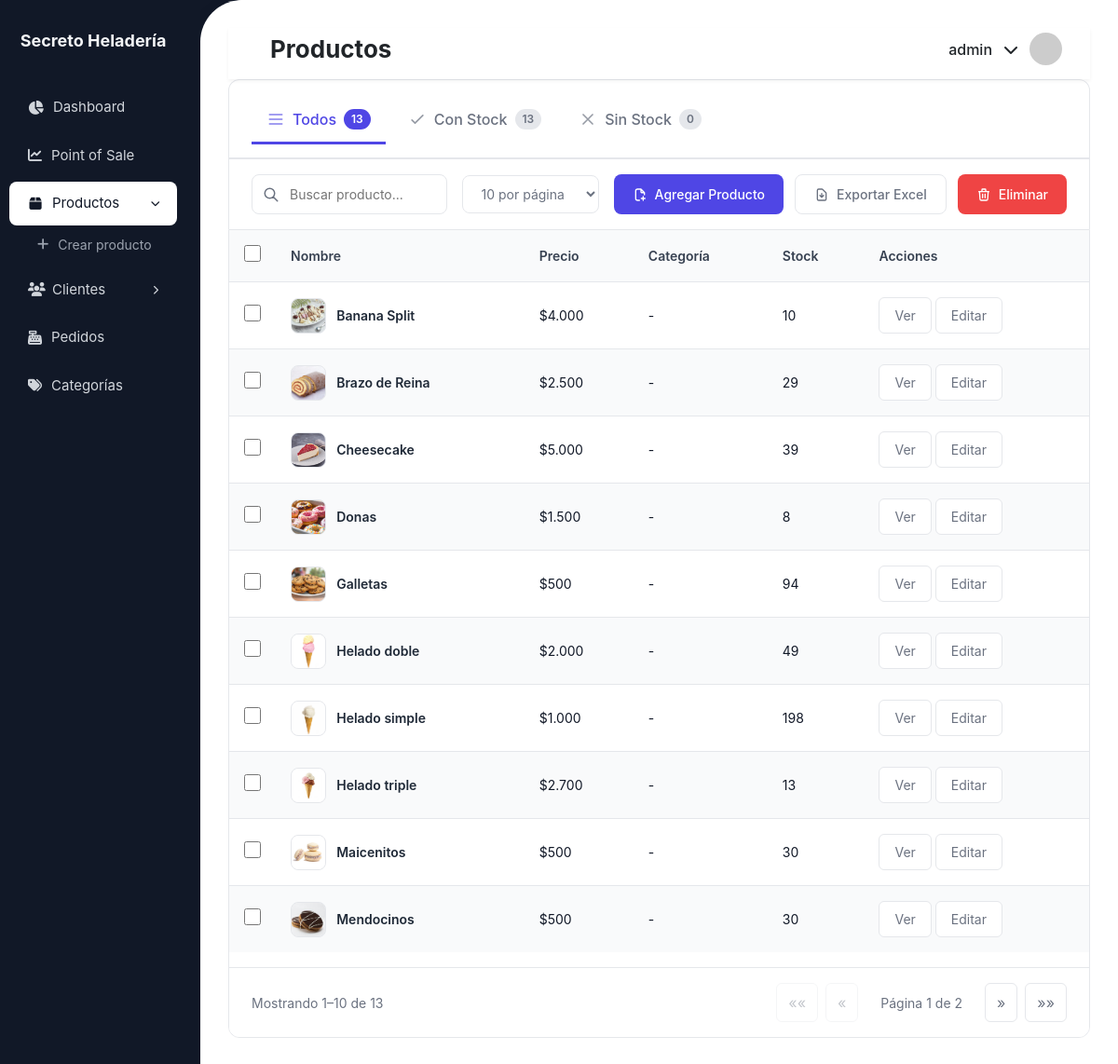
Before: /heladeria/productos/ (signed in) with the older database file.
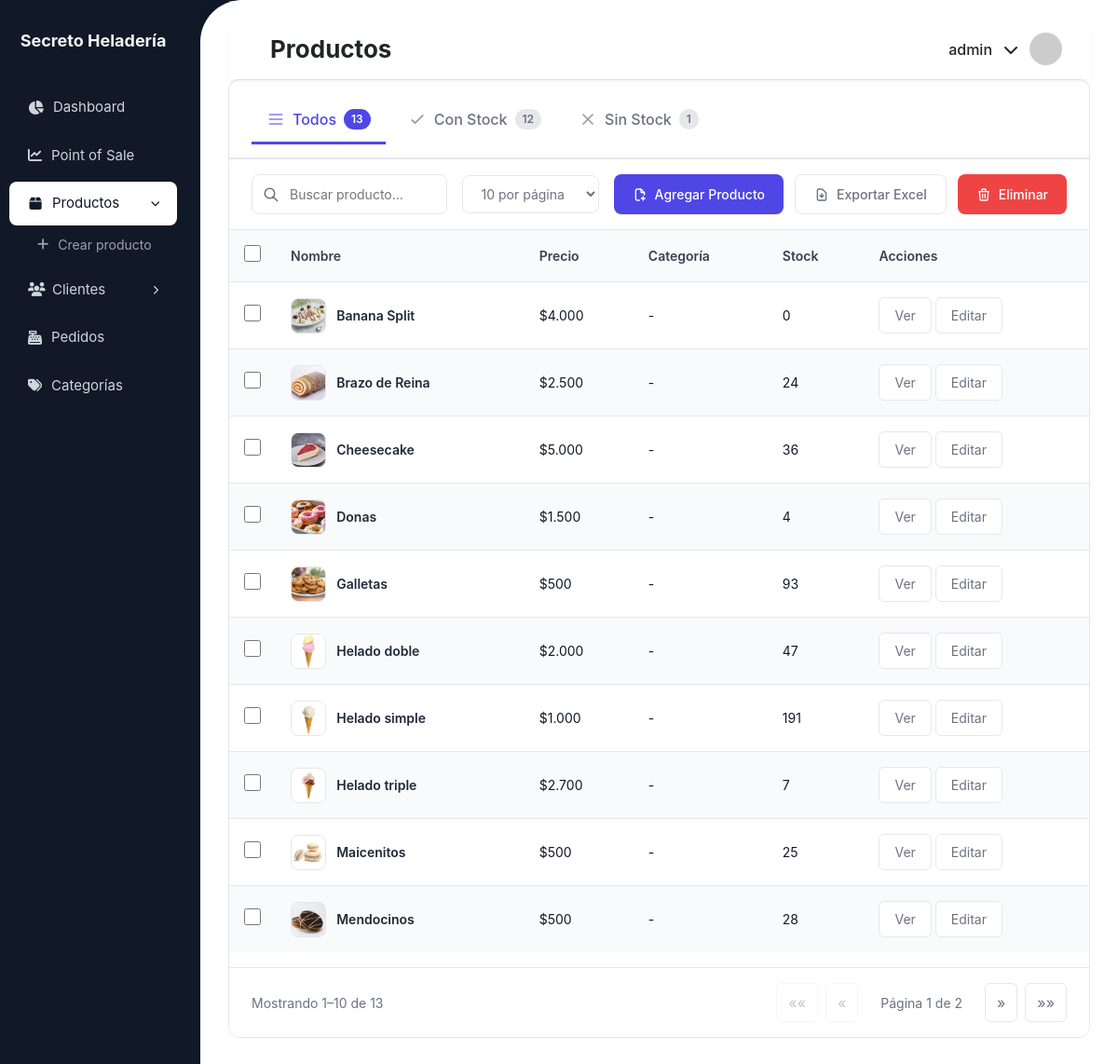
After: the same page with the newer database file.
### heladeria/models.py (models this page shows, shortened)
class BaseModel(models.Model):
    STATE_CHOICES = [
        ("ACTIVE", "Active"),
        ("INACTIVE", "Inactive"),
    ]
    state = models.CharField(max_length=10, choices=STATE_CHOICES, default="ACTIVE")
    created_at = models.DateTimeField(auto_now_add=True)
    updated_at = models.DateTimeField(auto_now=True)
    deleted_at = models.DateTimeField(null=True, blank=True)
    class Meta:
        abstract = True

class Producto(BaseModel):
    nombre = models.CharField(max_length=100)
    descripcion = models.TextField(blank=True, null=True)
    precio = models.DecimalField(max_digits=10, decimal_places=0)
    precio_compra = models.DecimalField(max_digits=10, decimal_places=0, default=0)
    stock = models.PositiveIntegerField(default=0)
    imagen = models.ImageField(upload_to='productos/', blank=True, null=True)
    categoria = models.ForeignKey(
        Categoria,
        on_delete=models.SET_NULL,
        null=True,
        blank=True,
        related_name='productos'
    )
    class Meta:
        db_table = 'devices_producto'

### heladeria/decorators.py (the view)
        def _wrapped_view(request, *args, **kwargs):
            if request.user.is_authenticated:
                if request.user.groups.filter(name__in=grupos).exists():
                    return view_func(request, *args, **kwargs)
            raise PermissionDenied

### heladeria/templatetags/formatos.py (called while the page is built)
@register.filter
def precio_cl(value):
    try:
        value = int(float(value))
        return f"{value:,}".replace(",", ".")
    except:
        return value

### heladeria/templatetags/permisos_extras.py (called while the page is built)
@register.filter(name='tiene_grupo')
def tiene_grupo(user, nombre_grupo):
    return user.groups.filter(name=nombre_grupo).exists()

### productos/templates/productos/lista_productos.html (shortened to what the changed rows need)
{% extends "heladeria/base_generic.html" %}
{% load static %}
{% load formatos %}
{% load permisos_extras %}
{% block extra_css %}
<link rel="stylesheet" href="{% static 'productos/css/lista_productos.css' %}">
{% endblock %}
{% block page_title %}Productos{% endblock %}
{% block content %}
<div class="productos-container">
    <div class="products-header">
        <div class="products-tabs">
            <button
    class="tab-item {% if stock == '1' %}active{% endif %}"
    data-stock="1"
    onclick="cambiarStockTab(this)"
>
                <svg class="tab-icon" fill="none" stroke="currentColor" viewBox="0 0 24 24">
                    <path stroke-linecap="round" stroke-linejoin="round" stroke-width="2"
                        d="M5 13l4 4L19 7"/>
                </svg>
                Con Stock
                <span class="tab-count">{{ productos_con_stock|default:0 }}</span>
            </button>
            <button
    class="tab-item {% if stock == '0' %}active{% endif %}"
    data-stock="0"
    onclick="cambiarStockTab(this)"
>
                <svg class="tab-icon" fill="none" stroke="currentColor" viewBox="0 0 24 24">
                    <path stroke-linecap="round" stroke-linejoin="round" stroke-width="2"
                        d="M6 18L18 6M6 6l12 12"/>
                </svg>
                Sin Stock
                <span class="tab-count">{{ productos_sin_stock|default:0 }}</span>
            </button>
        </div>
    </div>
    <div id="tablaContainer">
        {% include "productos/_tabla_productos.html" %}
      </div>
</div>
{% endblock %}

### productos/templates/productos/_tabla_productos.html
{% load static %}
{% load formatos %}
{% load permisos_extras %}
<div class="table-container">
    <table class="modern-table">
        <thead>
            <tr>
                <th style="width:40px;">
                    <input type="checkbox" class="custom-checkbox" id="selectAll" onclick="toggleSelectAll()">
                </th>
                <th>Nombre</th>
                <th>Precio</th>
                <th>Categoría</th>
                <th>Stock</th>
                <th>Acciones</th>
            </tr>
        </thead>
        <tbody>
            {% for producto in page_obj %}
            <tr class="table-row">
                <td>
                    <input type="checkbox" class="custom-checkbox chkProducto" value="{{ producto.id }}">
                </td>
                <td class="product-name-cell fw-600">
                    <div class="product-info">
                        {% if producto.imagen %}
                            <img src="{{ producto.imagen.url }}" alt="{{ producto.nombre }}" class="product-thumb">
                        {% else %}
                            <img src="{% static 'img/no-image.jpg' %}" class="product-thumb">
                        {% endif %}
                        <span>{{ producto.nombre }}</span>
                    </div>
                </td>
                <td>${{ producto.precio | precio_cl }}</td>
                <td>{{ producto.categoria|default:"-" }}</td>
                <td>{{ producto.stock }}</td>
                <td>
                    {% if request.user|tiene_grupo:"Admin" or request.user|tiene_grupo:"Editor" %}
                    <a href="{% url 'detalle_productos' producto.pk %}" class="btn-view">Ver</a>
                    <a href="{% url 'editar_producto' producto.pk %}" class="btn-view">Editar</a>
                    {% endif %}
                </td>
            </tr>
            {% empty %}
            <tr>
                <td colspan="7" class="no-data-msg" style="text-align:center;color:#9CA3AF;">No se encontraron productos.</td></tr>
            </tr>
            {% endfor %}
        </tbody>
    </table>
<div class="table-footer" style="display:flex; justify-content:space-between; align-items:center; gap:1rem; margin-top:1rem;">
    <div style="display:flex; align-items:center; gap:1rem;">
        <div class="results-per-page">
            <span>
                Mostrando {{ page_obj.start_index }}–{{ page_obj.end_index }} de {{ page_obj.paginator.count }}
            </span>
        </div>
    </div>
    <div class="pagination" style="display:flex; gap:0.5rem; align-items:center;">
        <button class="pagination-btn"
                {% if page_obj.has_previous %}
                    data-page="1"
                {% else %} disabled {% endif %}>
            ««
        </button>
        <button class="pagination-btn"
                {% if page_obj.has_previous %}
                    data-page="{{ page_obj.previous_page_number }}"
                {% else %} disabled {% endif %}>
            «
        </button>
        <span class="pagination-info">
            Página {{ page_obj.number }} de {{ page_obj.paginator.num_pages }}
        </span>
        <button class="pagination-btn"
                {% if page_obj.has_next %}
                    data-page="{{ page_obj.next_page_number }}"
                {% else %} disabled {% endif %}>
            »
        </button>
        <button class="pagination-btn"
                {% if page_obj.has_next %}
                    data-page="{{ page_obj.paginator.num_pages }}"
                {% else %} disabled {% endif %}>
            »»
        </button>
    </div>
</div>

Changed rows visible on the page:
changed Producto "Banana Split": stock "10" → "0"
changed Producto "Brazo de Reina": stock "29" → "24"
changed Producto "Cheesecake": stock "39" → "36"
changed Producto "Donas": stock "8" → "4"
changed Producto "Galletas": stock "94" → "93"
changed Producto "Helado doble": stock "49" → "47"
changed Producto "Helado simple": stock "198" → "191"
changed Producto "Helado triple": stock "13" → "7"
changed Producto "Maicenitos": stock "30" → "25"
changed Producto "Mendocinos": stock "30" → "28"
Other visible differences:
{{ productos_con_stock|default:0 }}: "13" → "12"
{{ productos_sin_stock|default:0 }}: "0" → "1"
